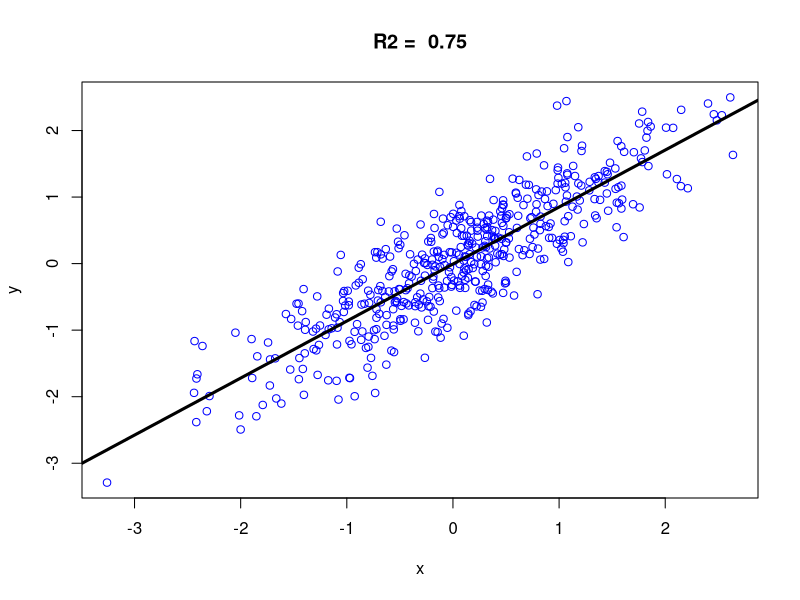

This chart was generated by the following R code:
set.seed(2014)
N=500
x = rnorm(N)
error = rnorm(N)
Rsquared= 0.75
rho = sqrt(Rsquared)
y= rho*x + sqrt(1-rho^2)*error
summary(lm(y ~ x ))
model = lm(y ~ x )
plot( y ~ x, col='blue')
abline( model, lwd=3 )
title( paste("R2 = ", Rsquared))